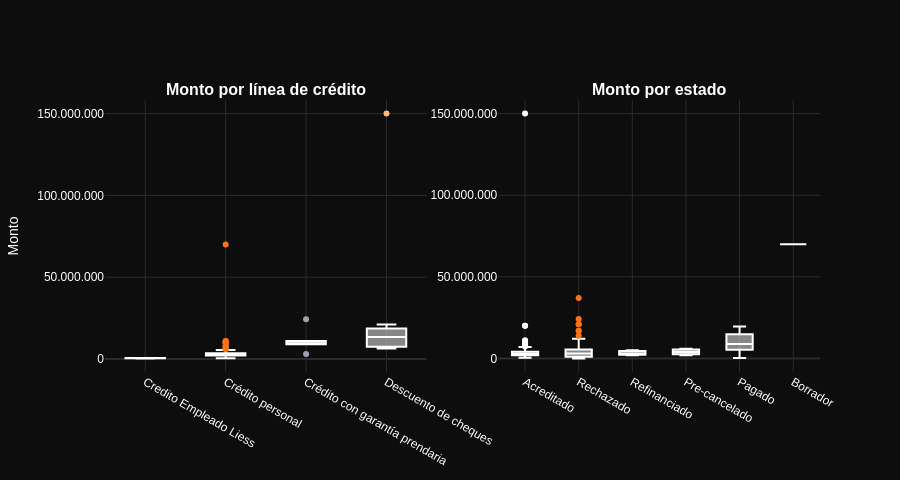

The code cell stored with this chart in its notebook:
### Markdown cell above
#### Distribución de variables numéricas

### Code cell
credito_valido = credito.dropna(subset=["Nombre"]).copy()

fig = make_subplots(rows=1, cols=2, subplot_titles=("Monto por línea de crédito", "Monto por estado"))

orden_linea_box = credito_valido.groupby("Linea de crédito")["Monto"].median().sort_values().index
for i, linea in enumerate(orden_linea_box):
    datos = credito_valido.loc[credito_valido["Linea de crédito"] == linea, "Monto"]
    fig.add_trace(go.Box(y=datos, name=linea, marker_color=PALETA_CATEGORICA[i % len(PALETA_CATEGORICA)],
                          line_color=BLANCO, showlegend=False), row=1, col=1)

orden_estado_box = credito_valido.groupby("Estado")["Monto"].median().sort_values().index
for i, estado in enumerate(orden_estado_box):
    datos = credito_valido.loc[credito_valido["Estado"] == estado, "Monto"]
    fig.add_trace(go.Box(y=datos, name=estado, marker_color=PALETA_CATEGORICA[i % len(PALETA_CATEGORICA)],
                          line_color=BLANCO, showlegend=False), row=1, col=2)

fig.update_yaxes(tickformat=",.0f", title_text="Monto", row=1, col=1)
fig.update_yaxes(tickformat=",.0f", row=1, col=2)
tema_oscuro(fig, height=480)
fig.show()

### Figure 1 — Plotly figure (JSON) as saved in the notebook; plotly's stock layout.template omitted (floating-point values rounded to 4 significant figures)
{"data": [{"line": {"color": "#FFFFFF"}, "marker": {"color": "#FFFFFF"}, "name": "Credito Empleado Liess", "showlegend": false, "type": "box", "xaxis": "x", "y": [400000.0, 300000.0, 500000.0], "yaxis": "y"}, {"line": {"color": "#FFFFFF"}, "marker": {"color": "#F97316"}, "name": "Crédito personal", "showlegend": false, "type": "box", "xaxis": "x", "y": [5000000.0, 3000000.0, 3000000.0, 8000000.0, 2597000.0, 800000.0, 2000000.0, 70000000.0, 11000000.0, 2000000.0, 1000000.0, 10000000.0, 4112000.0, 2045000.0, 3500000.0, 2045000.0, 2337000.0, 3314000.0, 10000000.0, 5500000.0, 2500000.0, 2000000.0, 1000000.0, 3767000.0, 3767000.0, 3700000.0, 500000.0, 3000000.0, 7000000.0, 6000000.0, 10000000.0, 2000000.0, 2766000.0, 8000000.0, 11000000.0, 1500000.0, 3000000.0, 2000000.0, 2500000.0, 2800000.0, 2500000.0, 500000.0, 2000000.0, 2000000.0, 3000000.0, 1800000.0, 3000000.0, 3500000.0, 3000000.0, 1000000.0, 3000000.0, 600000.0, 10000000.0, 600000.0, 3000000.0, 4000000.0, 4000000.0, 2500000.0, 1000000.0, 800000.0, 1000000.0, 1500000.0, 1000000.0, 3000000.0, 400000.0, 1500000.0, 5000000.0, 7000000.0, 3000000.0, 3000000.0, 3000000.0, 2000000.0, 2500000.0, 5000000.0, 2000000.0, 6000000.0, 1000000.0, 2000000.0, 3000000.0, 2500000.0, 2200000.0, 2000000.0, 2000000.0, 2200000.0, 2000000.0, 4000000.0, 2000000.0, 2500000.0, 2500000.0, 3000000.0, 2000000.0, 2000000.0, 3000000.0, 1200000.0, 2300000.0, 1000000.0, 2000000.0, 3000000.0, 3000000.0, 2000000.0, 2500000.0, 2500000.0], "yaxis": "y"}, {"line": {"color": "#FFFFFF"}, "marker": {"color": "#9CA3AF"}, "name": "Crédito con garantía prendaria", "showlegend": false, "type": "box", "xaxis": "x", "y": [9000000.0, 9000000.0, 9500000.0, 11000000.0, 3000000.0, 24200000.0], "yaxis": "y"}, {"line": {"color": "#FFFFFF"}, "marker": {"color": "#FDBA74"}, "name": "Descuento de cheques", "showlegend": false, "type": "box", "xaxis": "x", "y": [6422000.0, 7320000.0, 6388000.0, 20000000.0, 20000000.0, 10000000.0, 14530000.0, 18480000.0, 19100000.0, 19550000.0, 19380000.0, 18000000.0, 12000000.0, 21000000.0, 21000000.0, 7280000.0, 10120000.0, 7300000.0, 13390000.0, 7165000.0, 13950000.0, 13950000.0, 15500000.0, 17000000.0, 17000000.0, 9420000.0, 6360000.0, 6980000.0, 7540000.0, 8160000.0, 8800000.0, 9380000.0, 150000000.0], "yaxis": "y"}, {"line": {"color": "#FFFFFF"}, "marker": {"color": "#FFFFFF"}, "name": "Acreditado", "showlegend": false, "type": "box", "xaxis": "x2", "y": [5000000.0, 6422000.0, 7320000.0, 6388000.0, 3000000.0, 8000000.0, 20000000.0, 20000000.0, 800000.0, 9000000.0, 11000000.0, 2000000.0, 1000000.0, 10000000.0, 4112000.0, 3500000.0, 400000.0, 2337000.0, 3314000.0, 10000000.0, 5500000.0, 2500000.0, 2000000.0, 3700000.0, 500000.0, 3000000.0, 7000000.0, 2000000.0, 2766000.0, 8000000.0, 1500000.0, 3000000.0, 2500000.0, 2800000.0, 2500000.0, 500000.0, 2000000.0, 2000000.0, 3000000.0, 1800000.0, 3500000.0, 11000000.0, 3000000.0, 10000000.0, 3000000.0, 4000000.0, 2500000.0, 1500000.0, 150000000.0, 1000000.0, 3000000.0, 1500000.0, 7000000.0, 3000000.0, 3000000.0, 2000000.0, 2500000.0, 1000000.0, 2000000.0, 2500000.0, 2200000.0, 2000000.0, 2200000.0, 2000000.0, 2500000.0, 2500000.0, 3000000.0, 2000000.0, 2000000.0, 3000000.0, 1200000.0, 2300000.0, 2000000.0, 3000000.0, 3000000.0, 2500000.0, 2500000.0], "yaxis": "y2"}, {"line": {"color": "#FFFFFF"}, "marker": {"color": "#F97316"}, "name": "Rechazado", "showlegend": false, "type": "box", "xaxis": "x2", "y": [3000000.0, 1000000.0, 732000.0, 3500000.0, 2597000.0, 2000000.0, 1000000.0, NaN, 2045000.0, 2045000.0, 5500000.0, 2000000.0, 10000000.0, 12000000.0, 21000000.0, 21000000.0, 1000000.0, 3767000.0, 3767000.0, 37000000.0, 6000000.0, 6000000.0, 10000000.0, 13950000.0, 2000000.0, 2000000.0, 11000000.0, 9000000.0, 17000000.0, 20000.0, 17000000.0, 2000000.0, 2500000.0, 9500000.0, 9500000.0, NaN, 30000.0, 40000.0, 300000.0, 400000.0, 500000.0, 500000.0, NaN, 4300000.0, 3000000.0, 3000000.0, 2500000.0, 1000000.0, 1000000.0, NaN, 3000000.0, 1000000.0, 3000000.0, 600000.0, 24200000.0, 600000.0, 4000000.0, 3000000.0, 3000000.0, 3000000.0, 3000000.0, 1000000.0, 500000.0, NaN, NaN, 4000000.0, 2000000.0, 1000000.0, 3000000.0, 2000000.0, 1800000.0, 7540000.0, 5000000.0, 5000000.0, 200000.0, 3000000.0], "yaxis": "y2"}, {"line": {"color": "#FFFFFF"}, "marker": {"color": "#9CA3AF"}, "name": "Refinanciado", "showlegend": false, "type": "box", "xaxis": "x2", "y": [5000000.0, 2000000.0, 3000000.0], "yaxis": "y2"}, {"line": {"color": "#FFFFFF"}, "marker": {"color": "#FDBA74"}, "name": "Pre-cancelado", "showlegend": false, "type": "box", "xaxis": "x2", "y": [6000000.0, 2000000.0, 4000000.0], "yaxis": "y2"}, {"line": {"color": "#FFFFFF"}, "marker": {"color": "#D1D5DB"}, "name": "Pagado", "showlegend": false, "type": "box", "xaxis": "x2", "y": [10000000.0, 14530000.0, 18480000.0, 19100000.0, 19550000.0, 19380000.0, 18000000.0, 7280000.0, 10120000.0, 7300000.0, 13390000.0, 7165000.0, 13950000.0, 15500000.0, 17000000.0, 300000.0, 800000.0, 1000000.0, 9420000.0, 6360000.0, 6980000.0, 7540000.0, 8160000.0, 8800000.0, 9380000.0, 400000.0, 2000000.0, 1000000.0, 2000000.0], "yaxis": "y2"}, {"line": {"color": "#FFFFFF"}, "marker": {"color": "#C2410C"}, "name": "Borrador", "showlegend": false, "type": "box", "xaxis": "x2", "y": [70000000.0], "yaxis": "y2"}], "layout": {"annotations": [{"font": {"size": 16}, "showarrow": false, "text": "<b>Monto por línea de crédito</b>", "x": 0.225, "xanchor": "center", "xref": "paper", "y": 1, "yanchor": "bottom", "yref": "paper"}, {"font": {"size": 16}, "showarrow": false, "text": "<b>Monto por estado</b>", "x": 0.775, "xanchor": "center", "xref": "paper", "y": 1, "yanchor": "bottom", "yref": "paper"}], "font": {"color": "#FFFFFF", "family": "Arial"}, "height": 480, "legend": {"bgcolor": "#0D0D0D", "font": {"color": "#FFFFFF"}}, "paper_bgcolor": "#0D0D0D", "plot_bgcolor": "#0D0D0D", "separators": ",.", "title": {"font": {"color": "#FFFFFF", "family": "Arial"}}, "xaxis": {"anchor": "y", "color": "#FFFFFF", "domain": [0, 0.45], "gridcolor": "#2B2B2B", "zerolinecolor": "#2B2B2B"}, "xaxis2": {"anchor": "y2", "color": "#FFFFFF", "domain": [0.55, 1], "gridcolor": "#2B2B2B", "zerolinecolor": "#2B2B2B"}, "yaxis": {"anchor": "x", "color": "#FFFFFF", "domain": [0, 1], "gridcolor": "#2B2B2B", "tickformat": ",.0f", "title": {"text": "Monto"}, "zerolinecolor": "#2B2B2B"}, "yaxis2": {"anchor": "x2", "color": "#FFFFFF", "domain": [0, 1], "gridcolor": "#2B2B2B", "tickformat": ",.0f", "zerolinecolor": "#2B2B2B"}}}
